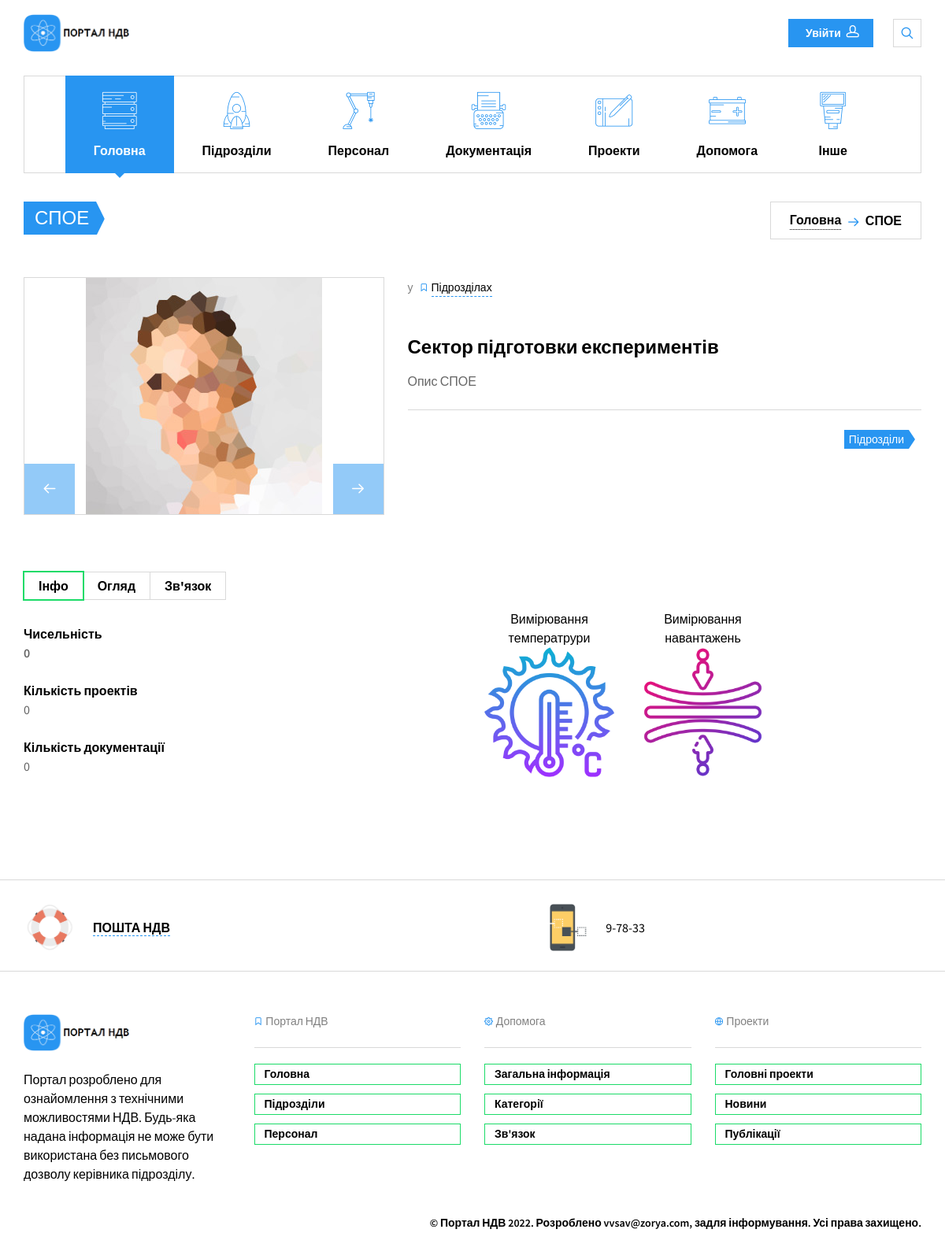
Page /division/spoe/ on the earlier database version.
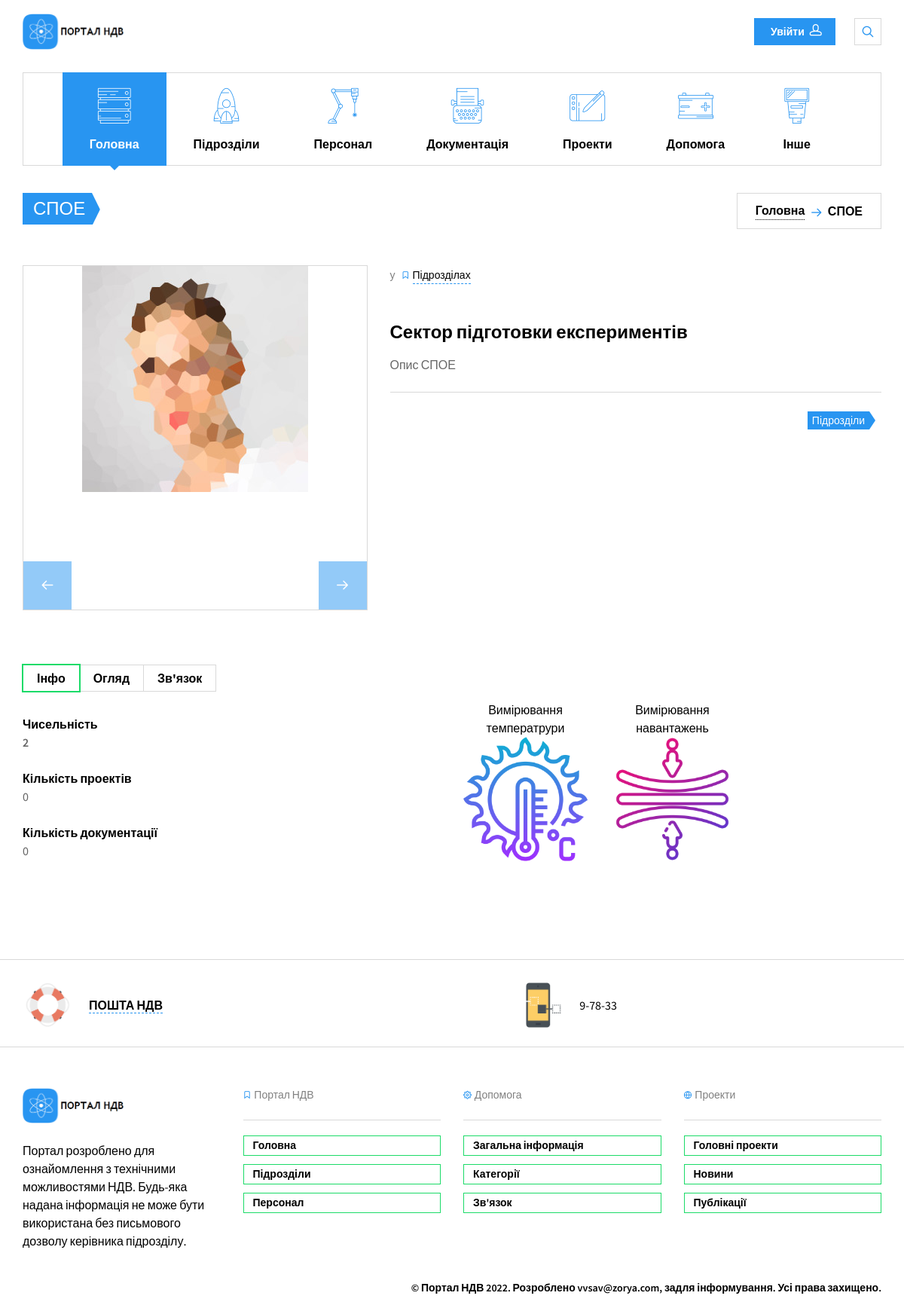
Same page on the later database version.
### nio_app/models.py (models this page shows, shortened)
class Main(models.Model):
    name = models.CharField(max_length=200, help_text='не більше ніж 200 символів',
                            verbose_name='Назва підрозділу')
    abr = models.CharField(max_length=10, help_text='не більше ніж 10 символів',
                           verbose_name='Абрівіатура підрозділу')
    slug = models.SlugField(max_length=200, unique=True, verbose_name='URL', db_index=True)
    divisions = models.ManyToManyField('Divisions', verbose_name='Підрозділи')
    description = models.TextField(max_length=5000, help_text='Введіть короткий опис підрозділу',
                                   verbose_name='Опис підрозділу')
    num_staff = models.IntegerField(verbose_name='Кількість персоналу', null=True, blank=True)
    num_projects = models.IntegerField(verbose_name='Кількість проектів', null=True, blank=True)
    num_docs = models.IntegerField(verbose_name='Загальна кількість документації', null=True, blank=True)
    boss = models.CharField(max_length=200, help_text='не більше ніж 200 символів',
                            verbose_name='ПІБ керівника')
    photo = models.ImageField(upload_to="workers_foto/", verbose_name="Фото")
    objects = models.Manager()
    def staff(self):
        num = 0
        for d in self.divisions.all():
            if d.num_staff:
                num += d.num_staff
                self.num_staff = num
            else:
                self.num_staff = 0
        return self.num_staff
    staff.short_description = 'Загальна кількість персоналу'
    class Meta:
        verbose_name = 'Загальна інфо'
        verbose_name_plural = 'Загальна інфо'

class Divisions(models.Model):
    name = models.CharField(max_length=200, help_text='не більше ніж 200 символів',
                            verbose_name='Назва підрозділу')
    abr = models.CharField(max_length=10, help_text='не більше ніж 10 символів',
                           verbose_name='Абрівіатура підрозділу')
    slug = models.SlugField(max_length=200, unique=True, verbose_name='URL', db_index=True)
    description = models.TextField(max_length=5000, help_text='Введіть короткий опис підрозділу',
                                   verbose_name='Опис підрозділу')
    num_staff = models.IntegerField(verbose_name='Кількість персоналу', null=True, blank=True, default=0)
    num_projects = models.IntegerField(verbose_name='Кількість проектів', null=True)
    num_docs = models.IntegerField(verbose_name='Загальна кількість документації', null=True)
    locs = models.ManyToManyField('Location', verbose_name='Розміщення')
    coops = models.ManyToManyField('Cooperation', verbose_name='Підрозділи взаємодії')
    theses = models.ManyToManyField('Theses', verbose_name='Тези')
    boss = models.CharField(max_length=50, help_text='Призвище Ім\'я',
                            verbose_name='ПІБ керівника', null=True, blank=True)
    photo = models.ImageField(upload_to="boss_foto/", verbose_name="Фото")
    def directory_path(instance, filename):
        return f'divs/{instance.slug}/photo/{filename}'
    photo_1 = models.ImageField(upload_to=directory_path, verbose_name="Фото підрозділу", null=True)
    photo_2 = models.ImageField(upload_to=directory_path, verbose_name="Фото підрозділу", blank=True, null=True)
    photo_3 = models.ImageField(upload_to=directory_path, verbose_name="Фото підрозділу", blank=True, null=True)
    photo_4 = models.ImageField(upload_to=directory_path, verbose_name="Фото підрозділу", blank=True, null=True)
    photo_5 = models.ImageField(upload_to=directory_path, verbose_name="Фото підрозділу", blank=True, null=True)
    objects = models.Manager()
    __original_name = None
    def __init__(self, *args, **kwargs):
        super().__init__(*args, **kwargs)
        self.__original_name = self.name
    class Meta:
        verbose_name = 'Підрозділи'
        verbose_name_plural = 'Підрозділи'
        ordering = ['name']

class Theses(models.Model):
    name = models.CharField(max_length=100, help_text='не більше ніж 100 символів',
                            verbose_name='Теза')
    slug = models.SlugField(max_length=100, unique=True, verbose_name='URL', db_index=True)
    photo = models.ImageField(upload_to="theses/", verbose_name="Картинка")
    objects = models.Manager()
    class Meta:
        verbose_name = 'Теза'
        verbose_name_plural = 'Тези'

### nio_app/views.py (the view)
# urls.py: path('division/<slug:slug>/', DivisionList.as_view(), name='division'),
class DivisionList(DetailView):
    model = Divisions
    template_name = 'nio_app/division.html'
    def get_context_data(self, *, object_list=None, **kwargs):
        context = super().get_context_data(object_list=None, **kwargs)
        context.update(CONTEXT)
        context['div'] = Divisions.objects.get(slug=self.get_object().slug)
        return context

### nio_app/templates/nio_app/division.html (shortened to what this page needs)
{% extends 'nio_app/base_portal.html' %}
{% load static %}
{% block content %}
    <section class="page-title">
      <div class="container">
        <div class="inner">
          <div class="column">
            <div class="title">
              <a href="{% url 'nio_app:division' div.slug %}"><h1>{{ div.abr }}</h1></a>
            </div>
          </div>
          <div class="column">
            <div class="breadcrumbs">
              <a href="{% url 'nio_app:index_portal' %}">Головна</a>
              <span class="delimiter"><i class="icon-arrow-right"></i></span>
              <span>{{ div.abr }}</span>
            </div>
          </div>
        </div>
      </div>
    </section>
    <section class="shop-single container">
      <div class="row">
        <div class="col-lg-5 col-md-6 space-bottom-2x">
          <div class="image-carousel">
            <div class="inner">
              <img src="{{ div.photo.url }}" alt="Image">
            </div>
          </div>
        </div>
        <div class="col-lg-7 col-md-6 space-bottom-2x">
          <div class="shop-meta space-bottom-2x">
            <span>у</span>
            <span>
              <i class="icon-ribbon hidden-md"></i>
              <a href="{% url 'nio_app:index_portal' %}#divs">Підрозділах</a>
            </span>
          </div>
          <h2 class="shop-title"><a href="#">{{div.name}}</a></h2>
          <p class="text-gray">{{div.description}}</p>
          <div class="post-tools space-top">
            <div class="column">
              <div class="tags-links">
                <a href="{% url 'nio_app:index_portal' %}#divs">Підрозділи</a>
              </div>
            </div>
          </div>
        </div>
      </div>
      <div class="row padding-top">
        <div class="col-sm-6 space-bottom">
          <ul class="nav-tabs" role="tablist">
            <li class="active"><a href="#tab1" role="tab" data-toggle="tab">Інфо</a></li>
            <li><a href="#tab2" role="tab" data-toggle="tab">Огляд</a></li>
            <li><a href="#tab3" role="tab" data-toggle="tab">Зв'язок</a></li>
          </ul>
          <div class="tab-content">
            <div role="tabpanel" class="tab-pane transition fade in active" id="tab1">
              <span class="text-bold">Чисельність</span>
              <a href="{% url 'nio_app:staff' %}filter/?divs={{div.pk}}&sort=fio">
                <p class="text-gray">{{div.num_staff}}</p></a>
              <span class="text-bold">Кількість проектів</span>
              <p class="text-gray">{{div.num_projects}}</p>
              <span class="text-bold">Кількість документації</span>
              <p class="text-gray">{{div.num_docs}}</p>
            </div>
          </div>
        </div>
        <div class="col-sm-6 padding-top-2x">
          <div class="row text-center">
            {% for t in div.theses.all %}
            <div class="col-sm-4 col-xs-6 padding-bottom">
              <p class="space-bottom-none">{{ t.name }}</p>
              <img src="{{ t.photo.url }}" class="block-center" alt="Feature">
            </div>
            {% endfor %}
          </div>
        </div>
      </div>
    </section>
{% endblock content %}

### nio_app/templates/nio_app/base_portal.html (shortened to what this page needs)
<!DOCTYPE html>
<html>
<head>
  {% load static %}
  <link href="{% static 'nio_app/masterslider/style/masterslider.css' %}" rel="stylesheet" media="screen">
  <link href="{% static 'nio_app/css/styles.min.css' %}" rel="stylesheet" media="screen">
</head>
<body class="is-preloader preloading">
  <div class="page-wrapper">
{% include 'nio_app/include/header.html' %}
      {% block content %}
      {%  endblock content %}
{% include 'nio_app/include/footer.html' %}
</body>
</html>

### nio_app/templates/nio_app/include/header.html (shortened to what this page needs)
{% load static %}
<header class="navbar navbar-sticky">
  <div class="topbar">
    <div class="container">
      <a href="{% url 'nio_app:index_portal' %}" class="site-logo">
        <img src="{% static 'nio_app/img/logo.png' %}" alt="Портал НДВ">
      </a>
      <div class="toolbar">
        <a href="#" class="btn btn-sm btn-default btn-icon-right waves-effect waves-light" data-toggle="modal" data-target="#loginModal">Увійти<i class="icon-head"></i></a>
        <div class="search-btn">
          <i class="icon-search"></i>
        </div>
      </div>
    </div>
  </div>
  {% for m in main %}
  <div class="container">
    <nav class="main-navigation">
      <ul class="menu">
        <li class="current-menu-item menu-item-has-children">
          <a href="#" id="nav_header"><i class="flaticon-technology46"></i>Головна</a>
        </li>
        <li class="menu-item-has-children">
          <a href="#"><i class="flaticon-space-ship2"></i>Підрозділи</a>
        </li>
        <li class="menu-item-has-children">
          <a href="#"><i class="flaticon-technological"></i>Персонал</a>
        </li>
        <li class="menu-item-has-children">
          <a href="#"><i class="flaticon-writing50"></i>Документація</a>
        </li>
        <li class="menu-item-has-children">
          <a href="#"><i class="flaticon-drawing33"></i>Проекти</a>
        </li>
        <li class="menu-item-has-children">
          <a href="#"><i class="flaticon-positive"></i>Допомога</a>
        </li>
        <li class="menu-item-has-children">
          <a href="#"><i class="flaticon-light129"></i>Інше</a>
        </li>
      </ul>
    </nav>
  </div>
  {% endfor %}
</header>

### nio_app/templates/nio_app/include/footer.html (shortened to what this page needs)
{% load static %}
    <footer class="footer">
      <div class="top-footer">
        <div class="container">
          <div class="tools">
            <div class="cell">
              <i><img src="{% static 'nio_app/img/footer/icons/help.png' %}" alt="Email"></i>
              <span><a href=mailto:savolk@zorya.com?subject=Повідомлення%20з%20порталу&amp;body=Доброго%20дня">ПОШТА НДВ</a></span>
            </div>
            <div class="cell">
              <i><img src="{% static 'nio_app/img/footer/icons/phone.png' %}" alt="Phone"></i>
              <span><a href="#"></a>9-78-33</span>
            </div>
          </div>
        </div>
      </div>
      <div class="bottom-footer">
        <div class="container">
          <div class="row">
            <div class="col-md-3 col-sm-6">
              <section class="widget widget_text">
                <a href="{% url 'nio_app:index_portal' %}" class="site-logo">
                  <img src="{% static 'nio_app/img/logo.png' %}" alt="Портал">
                </a>
                <p>Портал розроблено для ознайомлення з технічними можливостями НДВ. Будь-яка надана інформація не може бути використана без письмового дозволу керівника підрозділу.</p>
              </section>
            </div>
            <div class="col-md-3 col-sm-6">
              <section class="widget widget_pages">
                <h3 class="widget-title">
                  <i class="icon-ribbon"></i>
                  Портал НДВ
                </h3>
                <ul>
                  <li><a href="{% url 'nio_app:index_portal' %}">Головна</a></li>
                  <li><a href="{% url 'nio_app:index_portal' %}#divs">Підрозділи</a></li>
                  <li><a href="{% url 'nio_app:staff' %}">Персонал</a></li>
                </ul>
              </section>
            </div>
            <div class="col-md-3 col-sm-6">
              <section class="widget widget_pages">
                <h3 class="widget-title">
                  <i class="icon-cog"></i>
                  Допомога
                </h3>
                <ul>
                  <li><a href="#">Загальна інформація</a></li>
                  <li><a href="#">Категорії</a></li>
                  <li><a href="{% url 'nio_app:contacts' %}">Зв'язок</a></li>
                </ul>
              </section>
            </div>
            <div class="col-md-3 col-sm-6">
              <section class="widget widget_pages">
                <h3 class="widget-title">
                  <i class="icon-globe"></i>
                  Проекти
                </h3>
                <ul>
                  <li><a href="#">Головні проекти</a></li>
                  <li><a href="{% url 'nio_app:news' %}">Новини</a></li>
                  <li><a href="{% url 'nio_app:publics' %}">Публікації</a></li>
                </ul>
              </section>
            </div>
          </div>
          <div class="copyright">
            <div class="column">
              <p>&copy; Портал НДВ 2022. Розроблено <a href="mailto:vvsav@zorya.com?subject=Повідомлення%20з%20порталу&amp;body=Доброго%20Віталій!" class="text-sm space-top">vvsav@zorya.com</a>, задля інформування. Усі права захищено.
            </div>
          </div>
        </div>
      </div>
    </footer>
  </div>

### nio_app/templates/nio_app/include/js.html (shortened to what this page needs)
{% load static %}

Differences in the rows shown:
changed Divisions "СПОЕ": num_staff "0" → "2"
